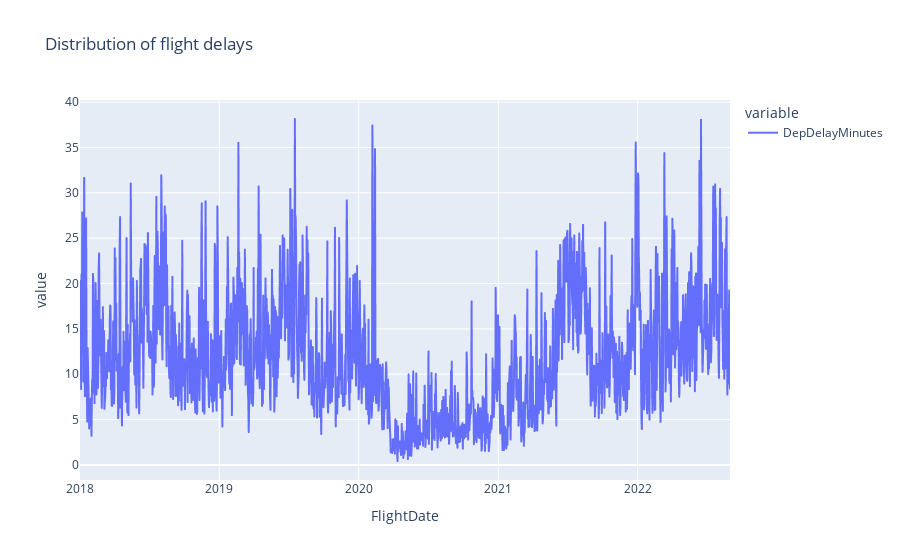

Notebook cell for this chart:
### Code cell
fig = px.line(df_flights
              .groupby("FlightDate")
              [["DepDelayMinutes"]]
              .mean(),
              title="Distribution of flight delays"
              )
fig.show()

### Figure 1 — Plotly figure (JSON) as saved in the notebook; plotly's stock layout.template omitted (floating-point values rounded to 4 significant figures; data arrays with more than 128 entries replaced by an {"elided": "..."} marker saying what was removed)
{"data": [{"hovertemplate": "variable=DepDelayMinutes<br>FlightDate=%{x}<br>value=%{y}<extra></extra>", "legendgroup": "DepDelayMinutes", "line": {"color": "#636efa", "dash": "solid"}, "marker": {"symbol": "circle"}, "mode": "lines", "name": "DepDelayMinutes", "showlegend": true, "type": "scattergl", "x": {"elided": "1704 str values"}, "xaxis": "x", "y": {"elided": "1704 float values"}, "yaxis": "y"}], "layout": {"legend": {"title": {"text": "variable"}, "tracegroupgap": 0}, "title": {"text": "Distribution of flight delays"}, "xaxis": {"anchor": "y", "domain": [0, 1], "title": {"text": "FlightDate"}}, "yaxis": {"anchor": "x", "domain": [0, 1], "title": {"text": "value"}}}}
